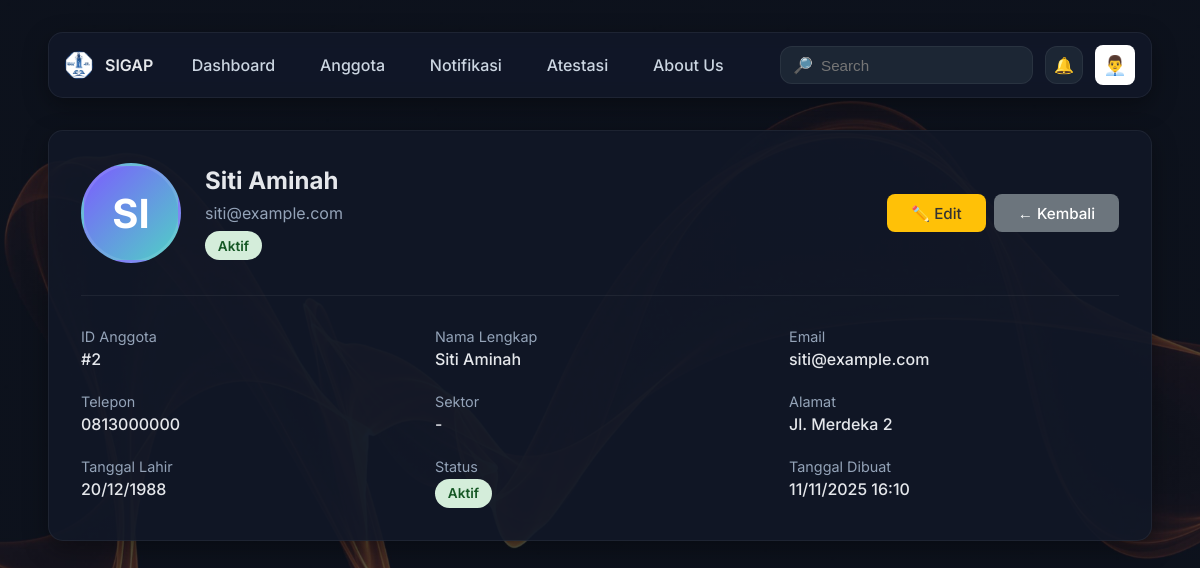
The app's page /member_detail.php?id=2 with its own data.
### tables this page shows
CREATE TABLE IF NOT EXISTS `members` (
  `id` INT UNSIGNED NOT NULL AUTO_INCREMENT,
  `nama` VARCHAR(255) NOT NULL,
  `email` VARCHAR(255) DEFAULT NULL,
  `telepon` VARCHAR(50) DEFAULT NULL,
  `alamat` TEXT DEFAULT NULL,
  `tanggal_lahir` DATE DEFAULT NULL,
  `tanggal_bergabung` DATE DEFAULT NULL,
  `status` VARCHAR(50) NOT NULL DEFAULT 'Aktif',
  `foto` VARCHAR(255) DEFAULT NULL,
  `jenis_kelamin` VARCHAR(20) DEFAULT NULL,
  `pekerjaan` VARCHAR(255) DEFAULT NULL,
  `created_at` DATETIME NOT NULL DEFAULT CURRENT_TIMESTAMP,
  `updated_at` DATETIME NOT NULL DEFAULT CURRENT_TIMESTAMP ON UPDATE CURRENT_TIMESTAMP,
  PRIMARY KEY (`id`),
  INDEX `idx_members_email` (`email`),
  INDEX `idx_members_status` (`status`),
  INDEX `idx_members_created_at` (`created_at`)
);

### includes/functions.php (called while the page is built, shortened)
<?php
function h($string) {
    return htmlspecialchars($string, ENT_QUOTES, 'UTF-8');
}
function formatDate($date, $format = 'd/m/Y') {
    return date($format, strtotime($date));
}
?>

### member_detail.php (the view, shortened to what this page needs)
<?php
require_once 'config.php';
$id = isset($_GET['id']) ? intval($_GET['id']) : 0;
$query = "SELECT * FROM members WHERE id = ?";
$stmt = $conn->prepare($query);
$stmt->bind_param("i", $id);
$stmt->execute();
$result = $stmt->get_result();
$member = $result->fetch_assoc();
$initials = strtoupper(substr($member['nama'], 0, 2));
include 'includes/header.php';
?>
<div class="container">
	<div class="member-detail-card fade-in">
		<div class="member-header">
			<div class="member-avatar">
				<?php echo $initials; ?>
			</div>
			<div class="member-info" style="flex: 1;">
				<h2><?php echo h($member['nama']); ?></h2>
				<p><?php echo h($member['email']); ?></p>
				<span class="badge badge-<?php echo $member['status'] == 'Aktif' ? 'success' : 'danger'; ?>" style="margin-top: 0.5rem;">
					<?php echo $member['status']; ?>
				</span>
			</div>
			<div style="display: flex; gap: 0.5rem;">
				<a href="edit_member.php?id=<?php echo $member['id']; ?>" class="btn btn-warning">✏️ Edit</a>
				<a href="anggota.php" class="btn btn-secondary">← Kembali</a>
			</div>
		</div>
		<div class="member-details-grid">
			<div class="detail-item">
				<span class="detail-label">ID Anggota</span>
				<span class="detail-value">#<?php echo $member['id']; ?></span>
			</div>
			<div class="detail-item">
				<span class="detail-label">Nama Lengkap</span>
				<span class="detail-value"><?php echo h($member['nama']); ?></span>
			</div>
			<div class="detail-item">
				<span class="detail-label">Email</span>
				<span class="detail-value"><?php echo h($member['email']); ?></span>
			</div>
			<div class="detail-item">
				<span class="detail-label">Telepon</span>
				<span class="detail-value"><?php echo h($member['telepon'] ?: '-'); ?></span>
			</div>
			<div class="detail-item">
				<span class="detail-label">Sektor</span>
				<span class="detail-value"><?php echo isset($member['sektor']) && $member['sektor'] !== null ? h($member['sektor']) : '-'; ?></span>
			</div>
			<div class="detail-item">
				<span class="detail-label">Alamat</span>
				<span class="detail-value"><?php echo h($member['alamat'] ?: '-'); ?></span>
			</div>
			<div class="detail-item">
				<span class="detail-label">Tanggal Lahir</span>
				<span class="detail-value"><?php echo formatDate($member['tanggal_lahir']); ?></span>
			</div>
			<div class="detail-item">
				<span class="detail-label">Status</span>
				<span class="detail-value">
					<span class="badge badge-<?php echo $member['status'] == 'Aktif' ? 'success' : 'danger'; ?>">
						<?php echo $member['status']; ?>
					</span>
				</span>
			</div>
			<div class="detail-item">
				<span class="detail-label">Tanggal Dibuat</span>
				<span class="detail-value"><?php echo formatDate($member['created_at'], 'd/m/Y H:i'); ?></span>
			</div>
		</div>
	</div>
</div>
<?php include 'includes/footer.php'; ?>

### style.css (style rules this page uses)
:root { --font-primary: 'Inter', 'Segoe UI', Tahoma, Geneva, Verdana, sans-serif; }
* { margin: 0; padding: 0; box-sizing: border-box; }
body { font-family: var(--font-primary); background: linear-gradient(rgba(17, 24, 39, 0.7), rgba(17, 24, 39, 0.7)), url('./assets/1.jpg') center center / cover fixed no-repeat; background-attachment: fixed; background-size: cover; min-height: 100vh; }
.container { max-width: 1400px; margin: 2rem auto; padding: 0 1.5rem; width: 100%; position: relative; }
.container > * { position: relative; z-index: auto; }
.badge { display: inline-block; padding: 0.4rem 0.8rem; border-radius: 20px; font-size: 0.85rem; font-weight: 600; white-space: nowrap; display: inline-flex; align-items: center; }
.badge-success { background: #d4edda; color: #155724; }
.btn { display: inline-block; padding: 0.6rem 1.5rem; border: none; border-radius: 8px; font-size: 0.95rem; font-weight: 500; cursor: pointer; text-decoration: none; transition: all 0.3s ease; }
.btn-secondary { background: #6c757d; color: white; position: relative; z-index: 1; }
.btn-warning { background: #ffc107; color: #333; }
.member-detail-card { background: rgba(17, 24, 39, 0.9); padding: 2rem; border-radius: 15px; box-shadow: 0 8px 24px rgba(0, 0, 0, 0.35); margin-bottom: 2rem; border: 1px solid rgba(255, 255, 255, 0.06); }
.member-header { display: flex; align-items: center; gap: 1.5rem; margin-bottom: 2rem; padding-bottom: 2rem; border-bottom: 1px solid rgba(255, 255, 255, 0.06); }
.member-avatar { width: 100px; height: 100px; border-radius: 50%; background: linear-gradient(135deg, #7c5cff, #4fd1c5); display: flex; align-items: center; justify-content: center; font-size: 2.5rem; color: white; font-weight: bold; border: 3px solid rgba(255, 255, 255, 0.1); }
.member-info h2 { color: #e5e7eb; margin-bottom: 0.5rem; }
.member-info p { color: #94a3b8; }
.member-details-grid { display: grid; grid-template-columns: repeat(auto-fit, minmax(250px, 1fr)); gap: 1.5rem; }
.detail-item { display: flex; flex-direction: column; gap: 0.25rem; }
.detail-label { color: #94a3b8; font-size: 0.9rem; }
.detail-value { color: #e5e7eb; font-size: 1rem; font-weight: 500; }
.fade-in { animation: fadeIn 0.3s ease; }
.btn { position: relative; overflow: hidden; }
.btn::before { content: ''; position: absolute; top: 50%; left: 50%; width: 0; height: 0; border-radius: 50%; background: rgba(255, 255, 255, 0.2); transform: translate(-50%, -50%); transition: width 0.6s, height 0.6s; }
@media (max-width: 1200px) { .container { padding: 0 1rem; } }

### records on screen
members: nama "SI", nama "Siti Aminah", email "siti@example.com", status "Aktif", id "2", telepon "0813000000", alamat "Jl. Merdeka 2", tanggal_lahir "20/12/1988", created_at "11/11/2025 16:10"
